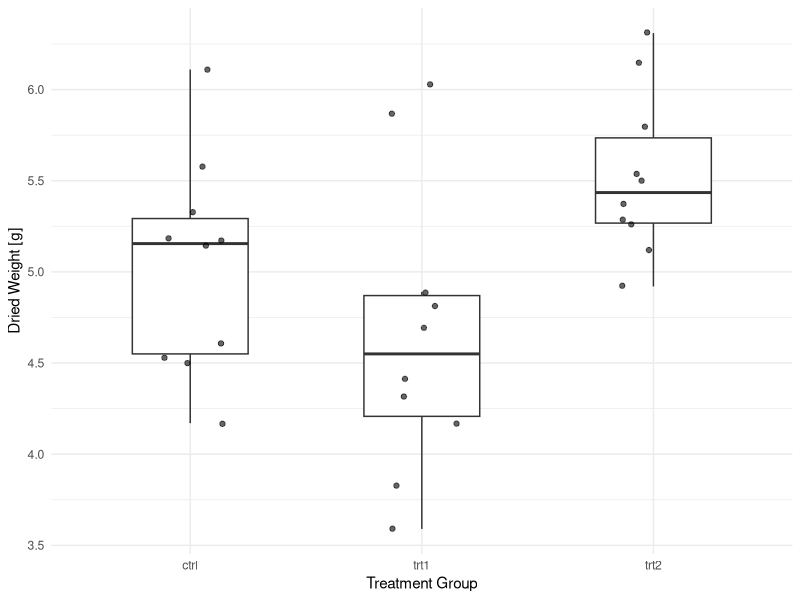
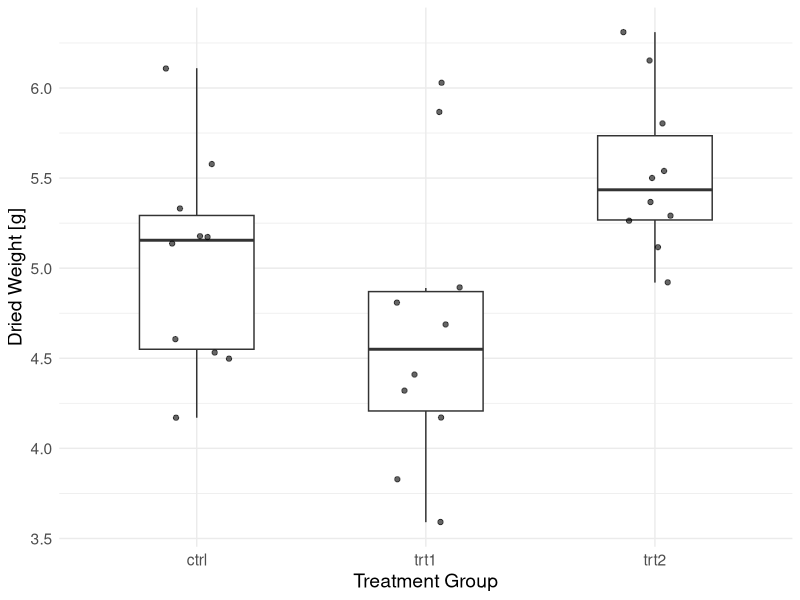

These figures' R source, in order:
## ---- chunk 1
data(PlantGrowth)

group_summary <- aggregate(
  weight ~ group,
  data = PlantGrowth,
  FUN = function(x) c(mean = mean(x), sd = sd(x), n = length(x))
)

summary_df <- data.frame(
  Group = group_summary$group,
  Mean = round(group_summary$weight[, "mean"], 2),
  SD = round(group_summary$weight[, "sd"], 2),
  n = group_summary$weight[, "n"]
)

knitr::kable(summary_df, caption = "Summary statistics by treatment group.")
## ---- chunk 2
#| label: fig-boxplot
#| fig-cap: "Distribution of dried plant weight by treatment group."

library(ggplot2)

ggplot(PlantGrowth, aes(x = group, y = weight)) +
  geom_boxplot(width = 0.5, outlier.shape = NA) +
  geom_jitter(width = 0.15, alpha = 0.6) +
  labs(
    x = "Treatment Group",
    y = "Dried Weight [g]"
  ) +
  theme_minimal()
## ---- chunk 3
#| echo: false
data(PlantGrowth)

group_summary <- aggregate(
  weight ~ group,
  data = PlantGrowth,
  FUN = function(x) c(mean = mean(x), sd = sd(x), n = length(x))
)

summary_df <- data.frame(
  Group = group_summary$group,
  Mean = round(group_summary$weight[, "mean"], 2),
  SD = round(group_summary$weight[, "sd"], 2),
  n = group_summary$weight[, "n"]
)

knitr::kable(summary_df, caption = "Summary statistics by treatment group.")
## ---- chunk 4
#| label: fig-boxplot-v2
#| fig-cap: "Distribution of dried plant weight by treatment group."
#| echo: false

library(ggplot2)

ggplot(PlantGrowth, aes(x = group, y = weight)) +
  geom_boxplot(width = 0.5, outlier.shape = NA) +
  geom_jitter(width = 0.15, alpha = 0.6) +
  labs(
    x = "Treatment Group",
    y = "Dried Weight [g]"
  ) +
  theme_minimal() +
  theme(text = element_text(size = 14))
